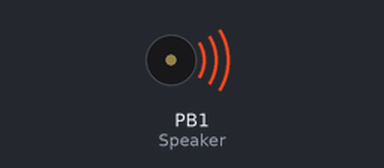
This sketch was run on a simulated ATtiny85, built with avr-gcc and run on an emulated ATtiny85. On the bench: buzzer (waves = sounding).

Above: at 0.2 s.
At 4.5 s:
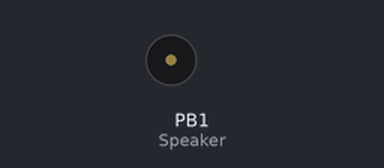
Timing chart, 0 to 6.5 s (numbered marks = the images above):
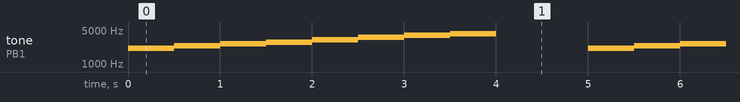

Measured:
- by itself, tone on PB1 (Speaker): repeats every 5.0 s: 2347 Hz 0.50 s, 2632 Hz 0.50 s, 2793 Hz 0.50 s, 3145 Hz 0.50 s, 3521 Hz 0.50 s, 3937 Hz 0.50 s, 4184 Hz 0.50 s, silent 1.0 s, 2092 Hz 0.50 s

The sketch:

tiny-tone.ino
```cpp
/* TinyTone for ATtiny85 */

// Notes
const int Note_C  = 239;
const int Note_CS = 225;
const int Note_D  = 213;
const int Note_DS = 201;
const int Note_E  = 190;
const int Note_F  = 179;
const int Note_FS = 169;
const int Note_G  = 159;
const int Note_GS = 150;
const int Note_A  = 142;
const int Note_AS = 134;
const int Note_B  = 127;

int Speaker = 1;

void setup()
{
  pinMode(Speaker, OUTPUT);
}

void loop()
{
  playTune();
  delay(1000);
}

void TinyTone(unsigned char divisor, unsigned char octave, unsigned long duration)
{
  TCCR1 = 0x90 | (8-octave); // for 1MHz clock
  // TCCR1 = 0x90 | (11-octave); // for 8MHz clock
  OCR1C = divisor-1;         // set the OCR
  delay(duration);
  TCCR1 = 0x90;              // stop the counter
}

// Play a scale
void playTune(void)
{
 TinyTone(Note_C, 4, 500);
 TinyTone(Note_D, 4, 500);
 TinyTone(Note_E, 4, 500);
 TinyTone(Note_F, 4, 500);
 TinyTone(Note_G, 4, 500);
 TinyTone(Note_A, 4, 500);
 TinyTone(Note_B, 4, 500);
 TinyTone(Note_C, 5, 500);
}
```
